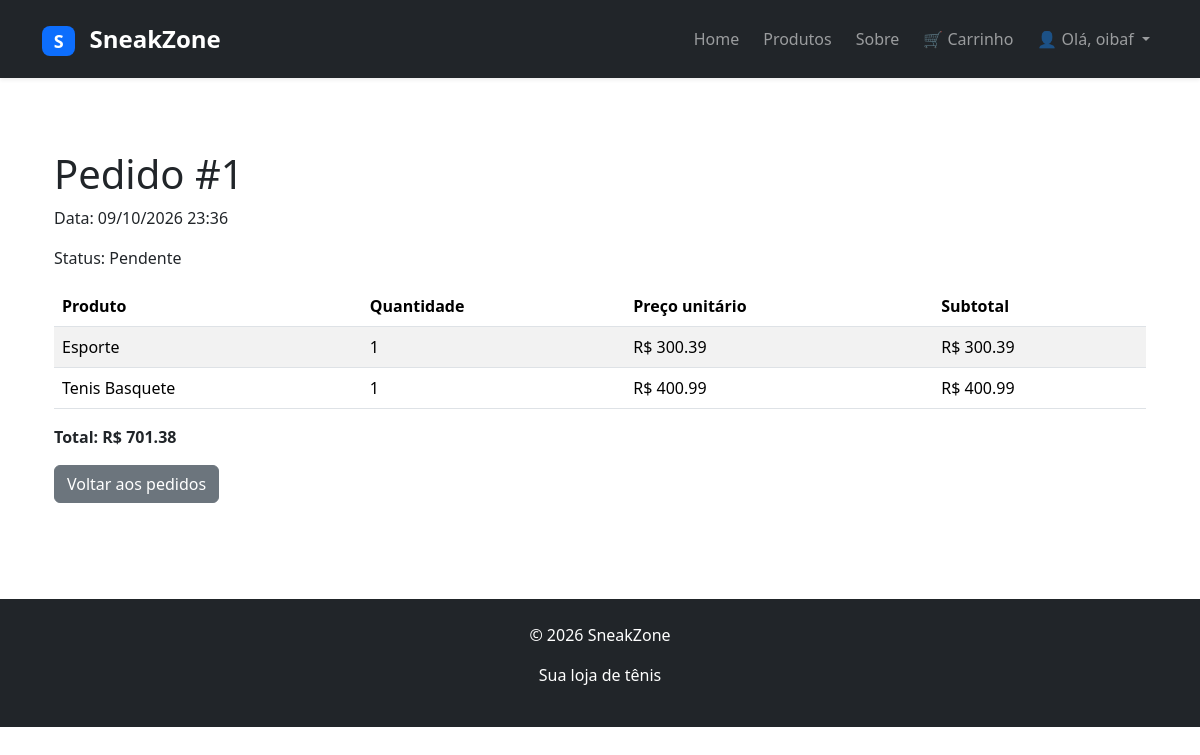
Page /pedidos/meus-pedidos/1/ (signed in) on the committed database.
### pedidos/models.py (models this page shows, shortened)
class Pedido(models.Model):
    STATUS_CHOICES = [
        ("PENDENTE", "Pendente"),
        ("PAGO", "Pago"),
        ("ENVIADO", "Enviado"),
        ("CONCLUIDO", "Concluído"),
        ("CANCELADO", "Cancelado"),
    ]
    usuario = models.ForeignKey(
        User,
        on_delete=models.CASCADE,
        related_name="pedidos"
    )
    data_criacao = models.DateTimeField(
        auto_now_add=True
    )
    total = models.DecimalField(
        max_digits=10,
        decimal_places=2
    )
    status = models.CharField(
        max_length=20,
        choices=STATUS_CHOICES,
        default="PENDENTE"
    )

class ItemPedido(models.Model):
    pedido = models.ForeignKey(
        Pedido,
        on_delete=models.CASCADE,
        related_name="itens"
    )
    produto = models.ForeignKey(
        Produto,
        on_delete=models.PROTECT
    )
    quantidade = models.PositiveIntegerField()
    preco_unitario = models.DecimalField(
        max_digits=10,
        decimal_places=2
    )
    @property
    def subtotal(self):
        return self.preco_unitario * self.quantidade

### produtos/models.py (models this page shows)
class Produto(models.Model):
    nome = models.CharField(
        max_length=100
    )
    descricao = models.TextField()
    preco = models.DecimalField(
        max_digits=10,
        decimal_places=2
    )
    categoria = models.ForeignKey(
        Categoria,
        on_delete=models.PROTECT
    )
    estoque = models.PositiveIntegerField(
        default=0
    )
    imagem = models.CharField(
        max_length=255,
        blank=True
    )
    data_cadastro = models.DateTimeField(
        auto_now_add=True
    )
    imagem = models.ImageField(
        upload_to='produtos/'
    )

### pedidos/views.py (the view)
@login_required
def pedido_detalhe(request, id):
    pedido = get_object_or_404(
        Pedido.objects.prefetch_related("itens__produto"),
        id=id,
        usuario=request.user,
    )
    return render(request, "pedidos/pedido_detalhe.html", {"pedido": pedido})

### pedidos/views.py (called while the page is built)
def contador_carrinho(request):
    carrinho = request.session.get(
        "carrinho",
        {}
    )
    quantidade = sum(carrinho.values())
    return {"total_itens": quantidade}

### pedidos/templates/pedidos/pedido_detalhe.html
{% extends "core/base.html" %}
{% block content %}
<div class="container py-5">
    <h1>Pedido #{{ pedido.id }}</h1>
    <p>Data: {{ pedido.data_criacao|date:"d/m/Y H:i" }}</p>
    <p>Status: {{ pedido.get_status_display }}</p>
    <div class="table-responsive">
        <table class="table table-striped align-middle">
            <thead>
                <tr>
                    <th>Produto</th>
                    <th>Quantidade</th>
                    <th>Preço unitário</th>
                    <th>Subtotal</th>
                </tr>
            </thead>
            <tbody>
                {% for item in pedido.itens.all %}
                <tr>
                    <td>{{ item.produto.nome }}</td>
                    <td>{{ item.quantidade }}</td>
                    <td>R$ {{ item.preco_unitario|floatformat:2 }}</td>
                    <td>R$ {{ item.subtotal|floatformat:2 }}</td>
                </tr>
                {% endfor %}
            </tbody>
        </table>
    </div>
    <p class="fw-bold">Total: R$ {{ pedido.total|floatformat:2 }}</p>
    <a href="{% url 'meus_pedidos' %}" class="btn btn-secondary">Voltar aos pedidos</a>
</div>
{% endblock %}

### core/templates/core/partials/navbar.html (shortened to what this page needs)
<nav class="navbar navbar-expand-lg navbar-dark bg-dark shadow-sm py-3">
    <div class="container">
        <a class="navbar-brand fw-bold fs-4" href="{% url 'home' %}">
            <span class="badge bg-primary rounded-3 me-2">S</span>
            SneakZone
        </a>
        <div class="collapse navbar-collapse" id="menuSneakZone">
            <ul class="navbar-nav ms-auto align-items-lg-center gap-lg-2">
                <li class="nav-item">
                    <a class="nav-link" href="{% url 'home' %}">
                        Home
                    </a>
                </li>
                <li class="nav-item">
                    <a class="nav-link" href="{% url 'produtos' %}">
                        Produtos
                    </a>
                </li>
                <li class="nav-item">
                    <a class="nav-link" href="{% url 'sobre' %}">
                        Sobre
                    </a>
                </li>
                <li class="nav-item">
                    <a class="nav-link position-relative" href="{% url 'carrinho' %}">
                        🛒 Carrinho
                    </a>
                </li>
                {% if user.is_authenticated %}
                <li class="nav-item dropdown">
                    <a class="nav-link dropdown-toggle" href="#" role="button" data-bs-toggle="dropdown"
                        aria-expanded="false">
                        👤 Olá, {{ user.first_name|default:user.username }}
                    </a>
                </li>
                {% endif %}
            </ul>
        </div>
    </div>
</nav>

### rows in the picture
Pedido: id "1", data_criacao "09/10/2026 23:36", status "Pendente", total "701.38"
ItemPedido: produto.nome "Esporte", quantidade "1", preco_unitario "300.39", subtotal "300.39"
ItemPedido: produto.nome "Tenis Basquete", quantidade "1", preco_unitario "400.99", subtotal "400.99"

### other values in the picture
{{ user.first_name|default:user.username }} "oibaf"
